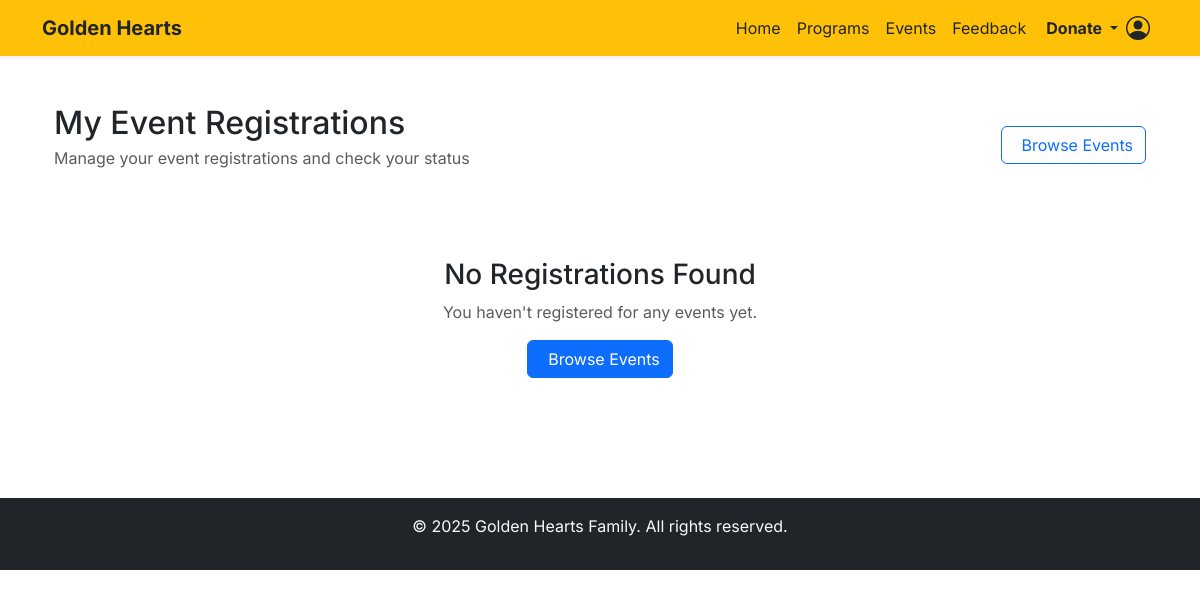
/events/my-registrations/ (signed in), run on an earlier commit of the app's database.
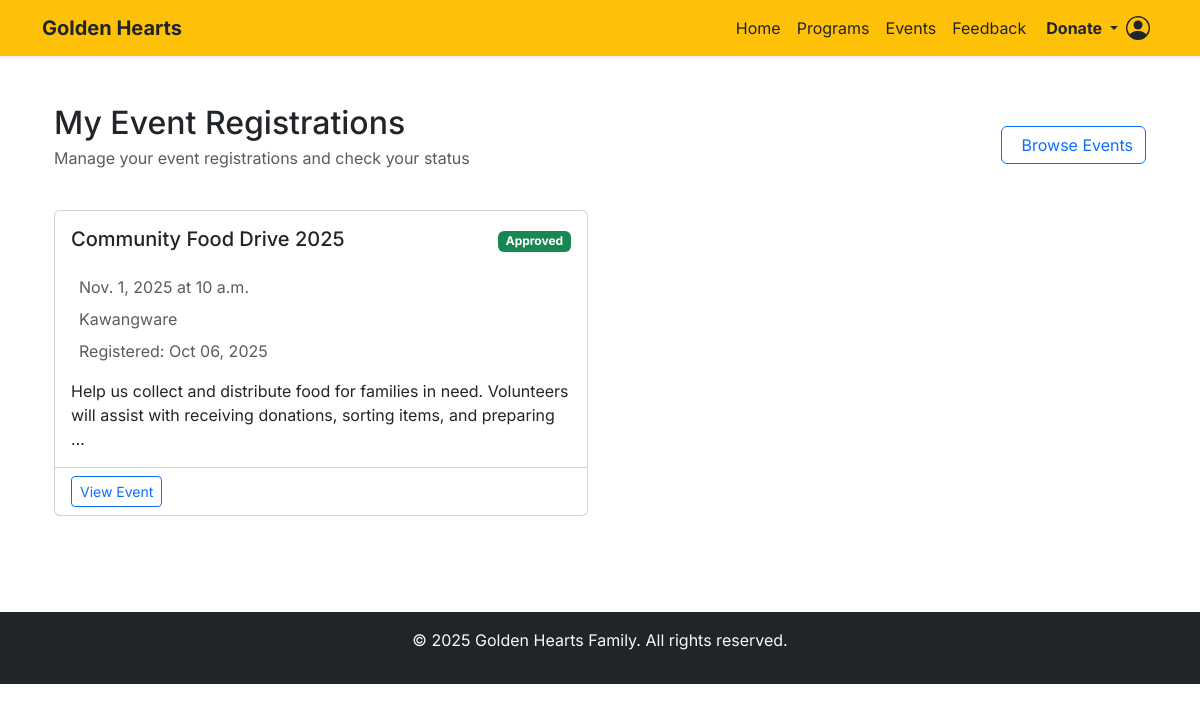
And on a later commit of the database.
### events/models.py (models this page shows, shortened)
class Registration(models.Model):
    event = models.ForeignKey(
        Event,
        on_delete=models.CASCADE,
        related_name='registrations'
    )
    user = models.ForeignKey(
        settings.AUTH_USER_MODEL,
        on_delete=models.CASCADE,
        related_name='event_registrations'
    )
    approved = models.BooleanField(default=False)
    is_checked_in = models.BooleanField(default=False)
    registration_date = models.DateTimeField(auto_now_add=True)
    notes = models.TextField(blank=True, null=True)
    class Meta:
        unique_together = ['event', 'user']
        ordering = ['-registration_date']

class Event(models.Model):
    title = models.CharField(max_length=200)
    description = models.TextField()
    date = models.DateField()
    time = models.TimeField()
    location = models.CharField(max_length=200)
    capacity = models.PositiveIntegerField(default=0)
    created_at = models.DateTimeField(auto_now_add=True)
    updated_at = models.DateTimeField(auto_now=True)
    created_by = models.ForeignKey(
        settings.AUTH_USER_MODEL,
        on_delete=models.SET_NULL,
        null=True,
        related_name='created_events'
    )
    class Meta:
        ordering = ['-date', '-time']

### events/views.py (the view)
# urls.py: path('my-registrations/', views.my_registrations, name='my_registrations'),
@login_required
def my_registrations(request):
    if not is_patron(request.user):
        messages.error(request, "Access denied.")
        return redirect('events:event_list')
    registrations = Registration.objects.filter(user=request.user).select_related('event')
    return render(request, 'events/my_registrations.html', {
        'registrations': registrations
    })

### accounts/models.py (called while the page is built)
    def get_profile_picture_url(self):
        if self.profile_picture and hasattr(self.profile_picture, 'url'):
            try:
                if os.path.exists(self.profile_picture.path):
                    return self.profile_picture.url
            except (ValueError, FileNotFoundError):
                pass
        return None

### events/views.py (called while the page is built)
def is_patron(user):
    return user.is_authenticated and user.role == 'patron'

### events/templates/events/my_registrations.html (shortened to what this page needs)
{% extends 'base.html' %}
{% load static %}
{% block content %}
<div class="container py-4">
    <div class="d-flex justify-content-between align-items-center mb-4">
        <div>
            <h1 class="h2 mb-1">My Event Registrations</h1>
            <p class="text-muted">Manage your event registrations and check your status</p>
        </div>
        <a href="{% url 'events:event_list' %}" class="btn btn-outline-primary">
            Browse Events
        </a>
    </div>
    {% if registrations %}
    <div class="row">
        {% for reg in registrations %}
        <div class="col-lg-6 mb-4">
            <div class="card h-100">
                <div class="card-body">
                    <div class="d-flex justify-content-between align-items-start mb-3">
                        <h5 class="card-title">{{ reg.event.title }}</h5>
                        <div>
                            {% if reg.approved %}
                                <span class="badge bg-success">Approved</span>
                            {% else %}
                                <span class="badge bg-warning text-dark">Pending</span>
                            {% endif %}
                        </div>
                    </div>
                    <div class="text-muted mb-3">
                        <p class="mb-2">
                            {{ reg.event.date }} at {{ reg.event.time }}
                        </p>
                        <p class="mb-2">
                            {{ reg.event.location }}
                        </p>
                        <p class="mb-0">
                            Registered: {{ reg.registration_date|date:"M d, Y" }}
                        </p>
                    </div>
                    <p class="card-text">{{ reg.event.description|truncatewords:20 }}</p>
                </div>
                <div class="card-footer bg-transparent">
                    <div class="d-flex justify-content-between align-items-center">
                        <a href="{% url 'events:event_detail' reg.event.id %}" class="btn btn-outline-primary btn-sm">
                            View Event
                        </a>
                    </div>
                </div>
            </div>
        </div>
        {% endfor %}
    </div>
    {% else %}
    <div class="text-center py-5">
        <h3>No Registrations Found</h3>
        <p class="text-muted">You haven't registered for any events yet.</p>
        <a href="{% url 'events:event_list' %}" class="btn btn-primary">
            Browse Events
        </a>
    </div>
    {% endif %}
</div>
{% endblock %}

What changed in the data, as far as the page shows it:
added Registration: event "Community Food Drive 2025", approved "Approved", event "Nov. 1, 2025", event.time "10 a.m.", event.location "Kawangware", registration_date "Oct 06, 2025", event.description "Help us collect and distribute food for families in need. Volunteers will assist with receiving donations, sorting items, and preparing …"
Also different on the page:
text no longer shown: "No Registrations Found You haven't registered for any events yet. Browse Events"
